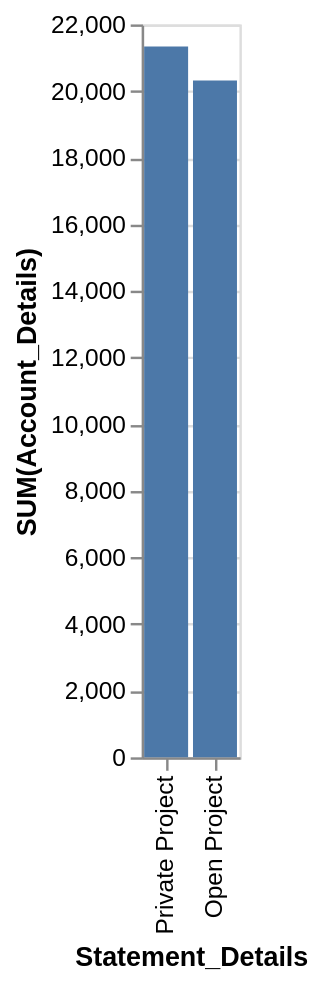

Vega-Lite specification stored for this chart:
### Vega-Lite specification from a JSON file in a GitHub repository (floating-point values rounded to 4 significant figures)
{"data": {"values": [{"x_data": "Private Project", "y_data": 21335}, {"x_data": "Open Project", "y_data": 20316}]}, "mark": "bar", "encoding": {"x": {"field": "x_data", "type": "nominal", "title": "Statement_Details", "sort": {"op": "sum", "field": "y_data", "order": "descending"}}, "y": {"field": "y_data", "type": "quantitative", "title": "SUM(Account_Details)"}}}
